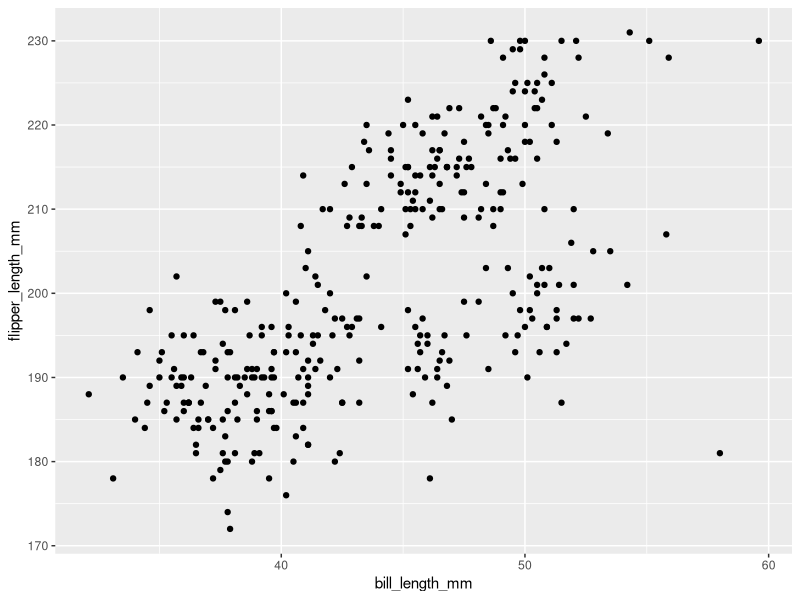
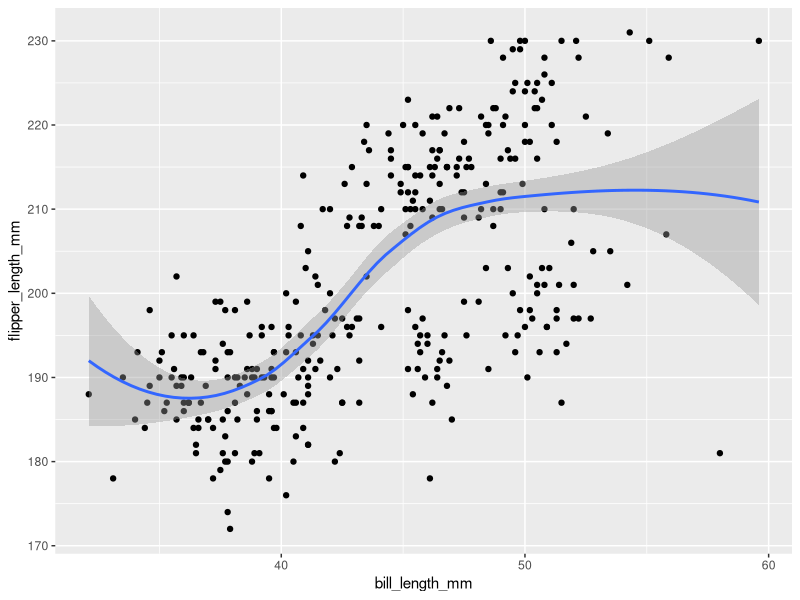
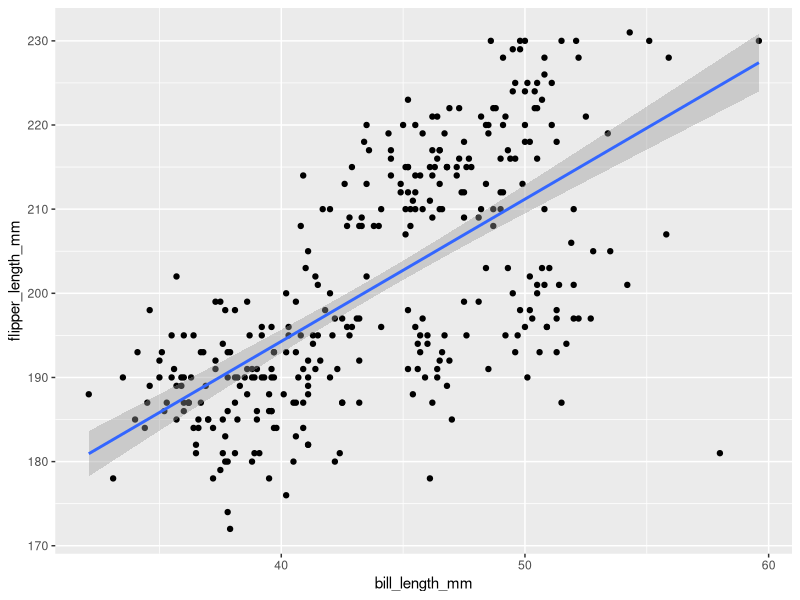
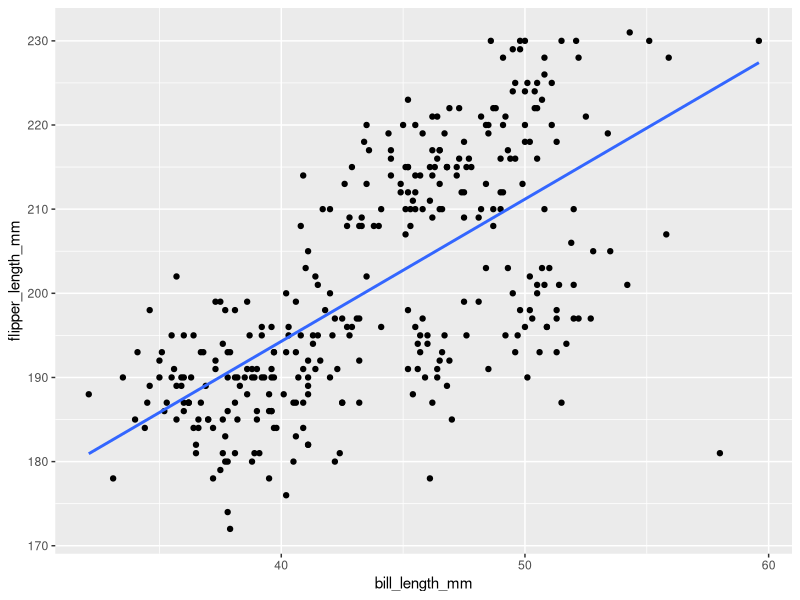
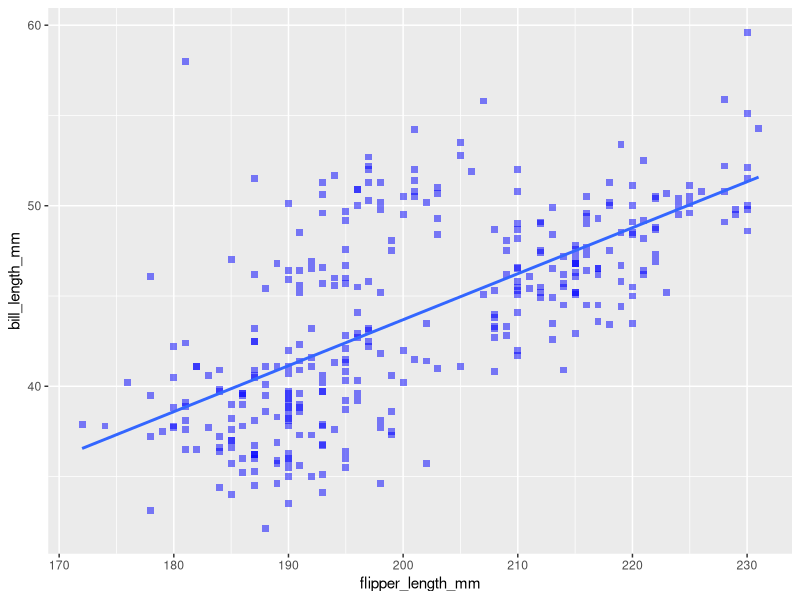
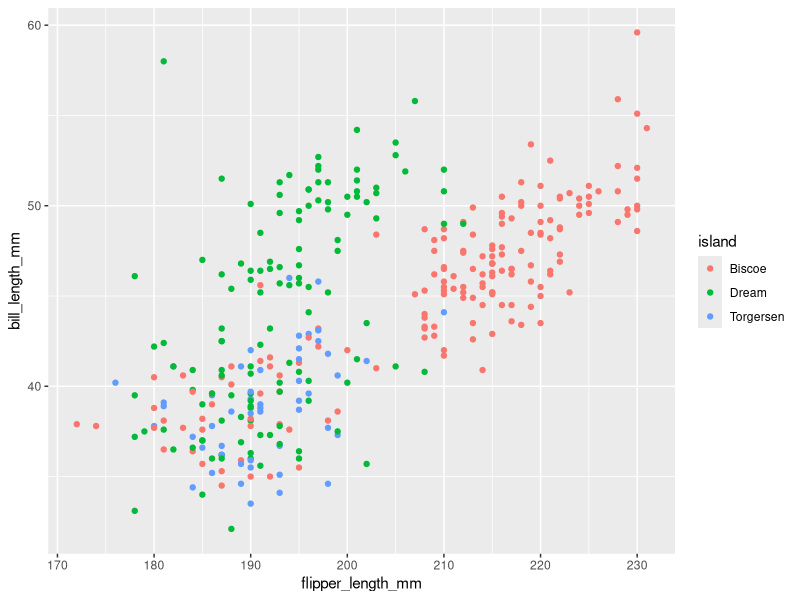
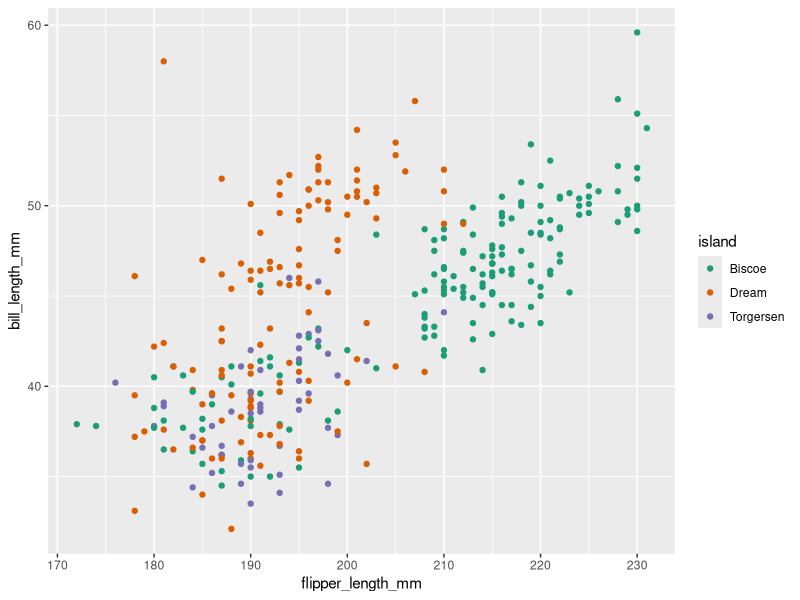
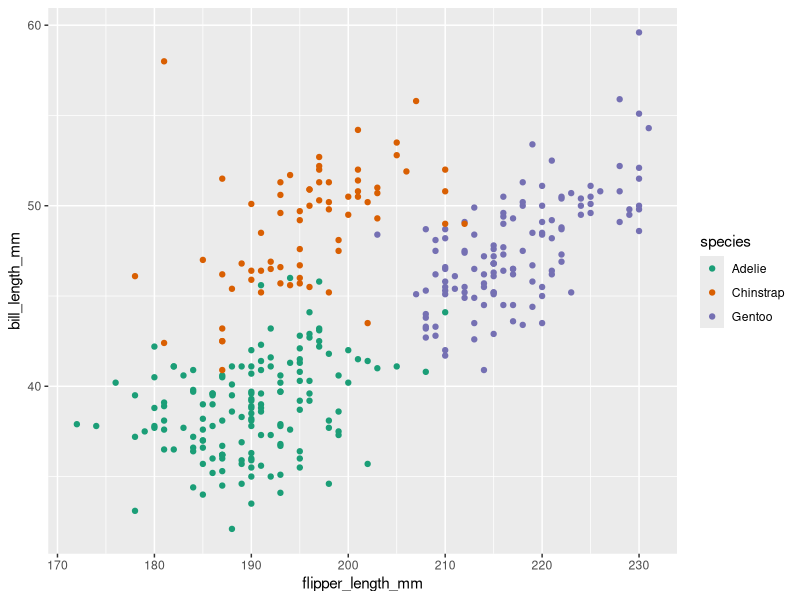

The R script that drew these images, in order:
setwd("c:/docs/youtubeR101")
rm(list=ls())

library(tidyverse)
library(modeldata)

view(penguins)

penguins %>%
  ggplot(aes(bill_length_mm, flipper_length_mm)) +
  geom_point()

#adding smoothing line

penguins %>%
  ggplot(aes(bill_length_mm, flipper_length_mm)) +
  geom_point()+
  geom_smooth()

#linear model smoothing line

penguins %>%
  ggplot(aes(bill_length_mm, flipper_length_mm)) +
  geom_point()+
  geom_smooth(method = "lm")

#Removing SE

penguins %>%
  ggplot(aes(bill_length_mm, flipper_length_mm)) +
  geom_point()+
  geom_smooth(method = "lm",
              se = FALSE)

#Changing aesthetics

penguins %>%
  ggplot(aes(flipper_length_mm, bill_length_mm)) +
  geom_point(size =2,                                 #size of point
             shape = "square",                        #shape
             colour = "blue",                         #colour changing
             alpha = 0.5)+                            #transparancy
  geom_smooth(method = "lm",
              se = FALSE)

#layering to suspecious factor

penguins %>%
  ggplot(aes(flipper_length_mm, 
             bill_length_mm,
             colour = island)) +
  geom_point()

penguins %>%
  ggplot(aes(flipper_length_mm, 
             bill_length_mm,
             colour = island)) +
  geom_point()+
  scale_color_brewer(palette = "Dark2") #colourblind friendly


penguins %>%
  ggplot(aes(flipper_length_mm, 
             bill_length_mm,
             colour = species)) +
  geom_point()+
  scale_color_brewer(palette = "Dark2")


penguins %>%
  ggplot(aes(flipper_length_mm, 
             bill_length_mm,
             colour = species)) +
  geom_point()+
  geom_smooth(method = "lm",
              se = FALSE)+
  scale_color_brewer(palette = "Dark2")

#final tuning graphic visuals

penguins %>%
  ggplot(aes(flipper_length_mm, 
             bill_length_mm,
             colour = species)) +
  geom_point()+
  geom_smooth(method = "lm",
              se = FALSE)+
  scale_color_brewer(palette = "Dark2")+
  labs( x = "Flipper length",
        y = "Bill length",
        title = "Penguin measurements",
        colour = "Species")+
  theme_minimal()
